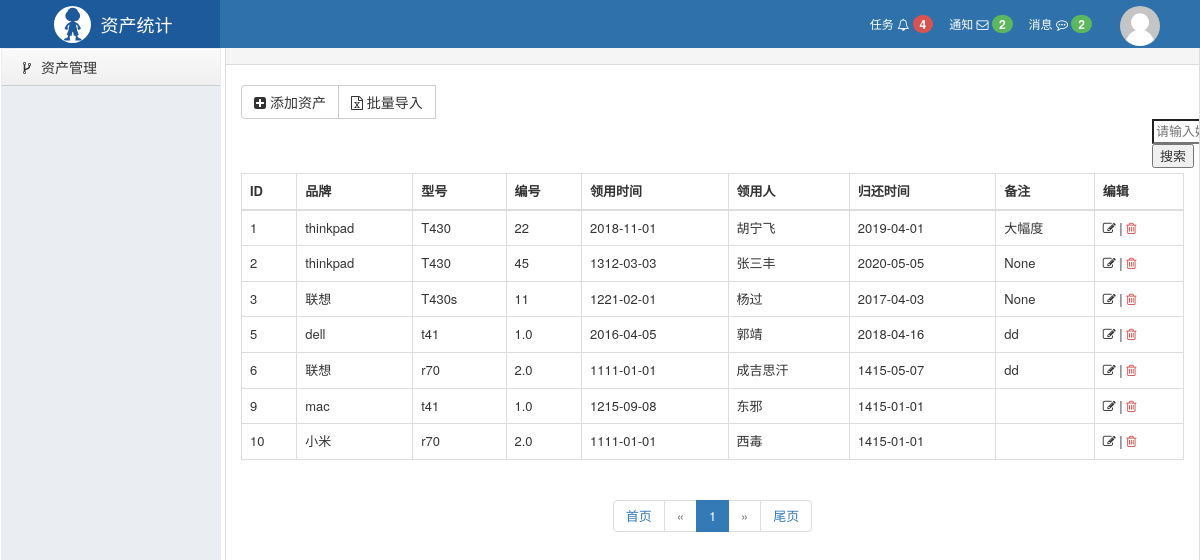
Page /asset/list/ (signed in) on the earlier database version.
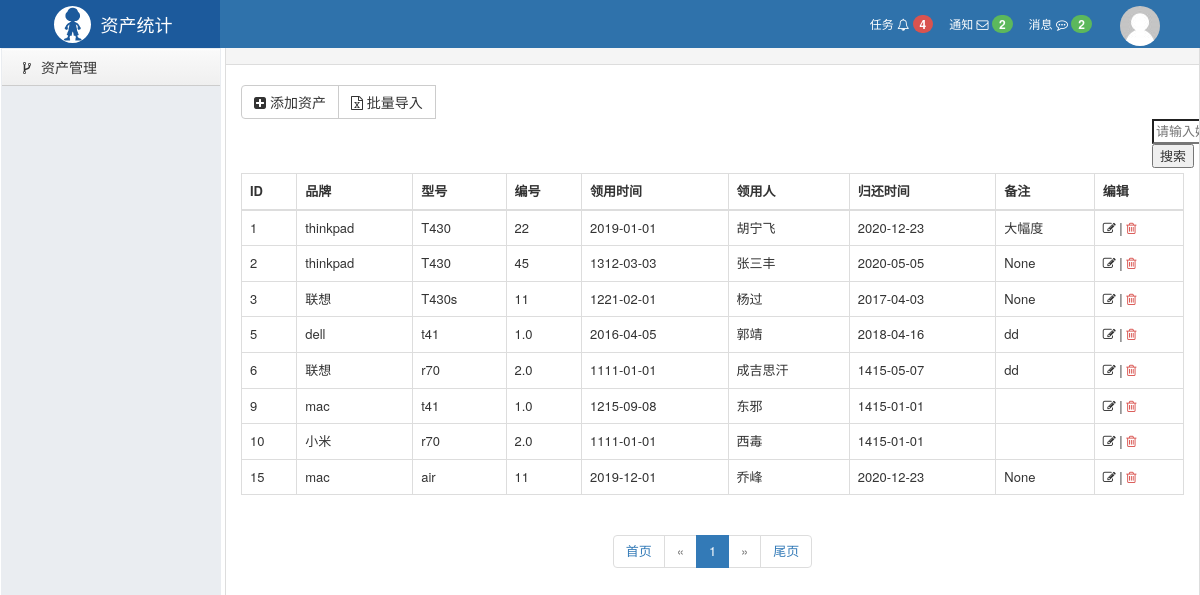
Same page on the later database version.
### hnf/models.py (models this page shows)
class Asset(models.Model):
    brand = models.CharField(verbose_name='品牌', max_length=32)
    model = models.CharField(verbose_name='型号', max_length=32)
    number = models.CharField(verbose_name='编号', max_length=32)
    leader_time = models.DateTimeField(verbose_name='领用时间', max_length=32)
    leader = models.CharField(verbose_name='领用人', max_length=32)
    return_time = models.DateTimeField(verbose_name='归还时间', max_length=32,null=True)
    other = models.CharField(verbose_name='备注', max_length=128,null=True)
    def __str__(self):
        return self.leader
    class Meta:
        verbose_name="资产表"
        verbose_name_plural = verbose_name

### hnf/views.py (the view)
# urls.py: url(r'^asset/list/$', views.asset_list, name='asset_list'),
@login_required()
def asset_list(request):
    data_list = models.Asset.objects.all()
    print(data_list)
    total_count = data_list.count()
    current_page = request.GET.get("page")
    page_boj = mypage.MyPage(current_page, total_count, url_prefix="asset/list")
    data = data_list[page_boj.start:page_boj.end]  # 从第几页显示到第几页
    page_html = page_boj.page_html()  # 页面
    page_num = page_boj.num()  # 序号
    return render(request, 'asset_list.html', {'data_list': data, 'page_html': page_html, 'num': page_num})

### asset/mypage.py (called while the page is built)
    @property
    def start(self):
        return (self.current_page - 1) * self.per_page

    @property
    def end(self):
        return self.current_page * self.per_page

    def num(self):
        return (self.current_page-1)*self.per_page

### hnf/templates/asset_list.html
{% extends 'layout.html' %}
{% block content %}
    <div class="luffy-container">
        <div class="btn-group" style="margin: 5px 0">
            <a class="btn btn-default" href="/asset/add/">
                <i class="fa fa-plus-square" aria-hidden="true"></i> 添加资产
            </a>
            <a class="btn btn-default" href="/asset/import/">
                <i class="fa fa-file-excel-o" aria-hidden="true"></i> 批量导入
            </a>
            <div class="right" style="margin-left: 911px" >
                <form method="get" action="{% url 'search' %}">
                  <input name="q"  type="search" placeholder="请输入姓名" required>
                  <button type="submit">搜索</button>
                </form>
            </div>
        </div>
        <table class="table table-bordered table-hover">
            <thead>
            <tr>
                <th>ID</th>
                <th>品牌</th>
                <th>型号</th>
                <th>编号</th>
                <th>领用时间</th>
                <th>领用人</th>
                <th>归还时间</th>
                <th>备注</th>
                <th>编辑</th>
            </tr>
            </thead>
            <tbody>
            {% for row in data_list %}
                <tr>
                    <td>{{ row.id }}</td>
                    <td>{{ row.brand }}</td>
                    <td>{{ row.model }}</td>
                    <td>{{ row.number }}</td>
                    <td>{{ row.leader_time|date:"Y-m-d" }}</td>
                    <td>{{ row.leader }}</td>
                    <td>{{ row.return_time|date:"Y-m-d" }}</td>
                    <td>{{ row.other }}</td>
                    <td>
                        <a style="color: #333333;" href="/asset/edit/{{ row.id }}/">
                            <i class="fa fa-edit" aria-hidden="true"></i></a>
                        |
                        <a style="color: #d9534f;" href="/asset/del/{{ row.id }}/"><i class="fa fa-trash-o"></i></a>
                    </td>
                </tr>
            {% endfor %}
            </tbody>
        </table>
    {{ page_html|safe }}
    </div>
{% endblock %}

### hnf/templates/layout.html (shortened to what this page needs)
{% load staticfiles %}
<!DOCTYPE html>
<html lang="en">
<head>
    <link rel="stylesheet" href="{% static 'plugins/bootstrap/css/bootstrap.css' %} "/>
    <link rel="stylesheet" href="{% static 'plugins/font-awesome/css/font-awesome.css' %} "/>
    <link rel="stylesheet" href="{% static 'css/commons.css' %} "/>
    <link rel="stylesheet" href="{% static 'css/nav.css' %} "/>
</head>
<body>
<div class="pg-header">
    <div class="nav">
        <div class="logo-area left">
            <a href="#">
                <img class="logo" src="{% static 'imgs/logo.svg' %}">
                <span style="font-size: 18px;">资产统计 </span>
            </a>
        </div>
        <div class="right-menu right clearfix">
            <div class="user-info right">
                <a href="#" class="avatar">
                    <img class="img-circle" src="{% static 'imgs/default.png' %}">
                </a>
            </div>
            <a class="user-menu right">
                消息
                <i class="fa fa-commenting-o" aria-hidden="true"></i>
                <span class="badge bg-success">2</span>
            </a>
            <a class="user-menu right">
                通知
                <i class="fa fa-envelope-o" aria-hidden="true"></i>
                <span class="badge bg-success">2</span>
            </a>
            <a class="user-menu right">
                任务
                <i class="fa fa-bell-o" aria-hidden="true"></i>
                <span class="badge bg-danger">4</span>
            </a>
        </div>
    </div>
</div>
<div class="pg-body">
    <div class="left-menu">
        <div class="menu-body">
            <div class="static-menu">
                                <a href="/asset/list/">
                                    <span class="icon-wrap"><i class="fa fa-code-fork"></i></span> 资产管理</a>
            </div>
        </div>
    </div>
    <div class="right-body">
        <div>
            <ol class="breadcrumb no-radius no-margin" style="border-bottom: 1px solid #ddd;">
            </ol>
        </div>
        {% block content %} {% endblock %}
    </div>
</div>
</body>
</html>

### hnf/static/css/commons.css (style rules this page uses)
body { margin: 0; }
img { border: 0; }
.left { float: left; }
.right { float: right; }
.clearfix:after { clear: both; display: block; visibility: hidden; height: 0; }
.bg-danger { background-color: #d9534f !important; color: #ffffff; }
.bg-success { background-color: #5cb85c !important; color: #ffffff; }
.badge { display: inline-block; min-width: 10px; padding: 3px 7px; font-size: 12px; font-weight: bold; line-height: 1; color: #fff; text-align: center; white-space: nowrap; vertical-align: baseline; background-color: #777; border-radius: 10px; }
.img-circle { border-radius: 50%; }

### hnf/static/css/nav.css (style rules this page uses)
.nav { min-width: 980px; height: 48px; background-color: #2F72AB; color: #ffffff; line-height: 48px; overflow: visible; font-size: 12px; }
.nav .logo-area { width: 220px; overflow: hidden; height: 48px; text-align: center; background-color: #1c5a9c; }
.nav .logo-area > a { color: #ffffff; text-decoration: none; display: inline-block; }
.nav .logo-area .logo { height: 37px; width: 37px; float: left; margin: 6px; margin-right: 10px; }
.nav .right-menu .user-menu { padding: 0 8px; cursor: pointer; color: white; text-decoration: none; }
.nav .right-menu .user-info { padding: 0 30px 0 10px; height: 48px; position: relative; }
.nav .right-menu .user-info .avatar { display: inline-block; padding: 0 10px; height: 48px; }

### hnf/templates/layout.html (style rules this page uses)
body { margin: 0; }
.no-radius { border-radius: 0; }
.no-margin { margin: 0; }
.pg-body > .left-menu { background-color: #EAEDF1; position: absolute; left: 1px; top: 48px; bottom: 0; width: 220px; border: 1px solid #EAEDF1; overflow: auto; }
.pg-body > .right-body { position: absolute; left: 225px; right: 0; top: 48px; bottom: 0; overflow: scroll; border: 1px solid #ddd; border-top: 0; font-size: 13px; min-width: 755px; }
.luffy-container { padding: 15px; }
.left-menu .menu-body .static-menu .icon-wrap { width: 20px; display: inline-block; text-align: center; }
.left-menu .menu-body .static-menu a { text-decoration: none; padding: 8px 15px; border-bottom: 1px solid #ccc; color: #333; display: block; background: #efefef; background: -webkit-gradient(linear, left bottom, left top, color-stop(0, #efefef), color-stop(1, #fafafa)); background: -ms-linear-gradient(bottom, #efefef, #fafafa); background: -moz-linear-gradient(center bottom, #efefef 0%, #fafafa 100%); background: -o-linear-gradient(bottom, #efefef, #fafafa); filter: progid:dximagetransform.microsoft.gradient(startColorStr='#e3e3e3', EndColorStr='#ffffff'); -ms-filter: "progid:DXImageTransform.Microsoft.gradient(startColorStr='#fafafa',EndColorStr='#efefef')"; box-shadow: inset 0px 1px 1px white; }

Differences in the rows shown:
changed Asset "胡宁飞": leader_time "2018-11-01" → "2019-01-01"; return_time "2019-04-01" → "2020-12-23"
added Asset: id "15", brand "mac", model "air", number "11", leader_time "2019-12-01", leader "乔峰", return_time "2020-12-23", other "None"
